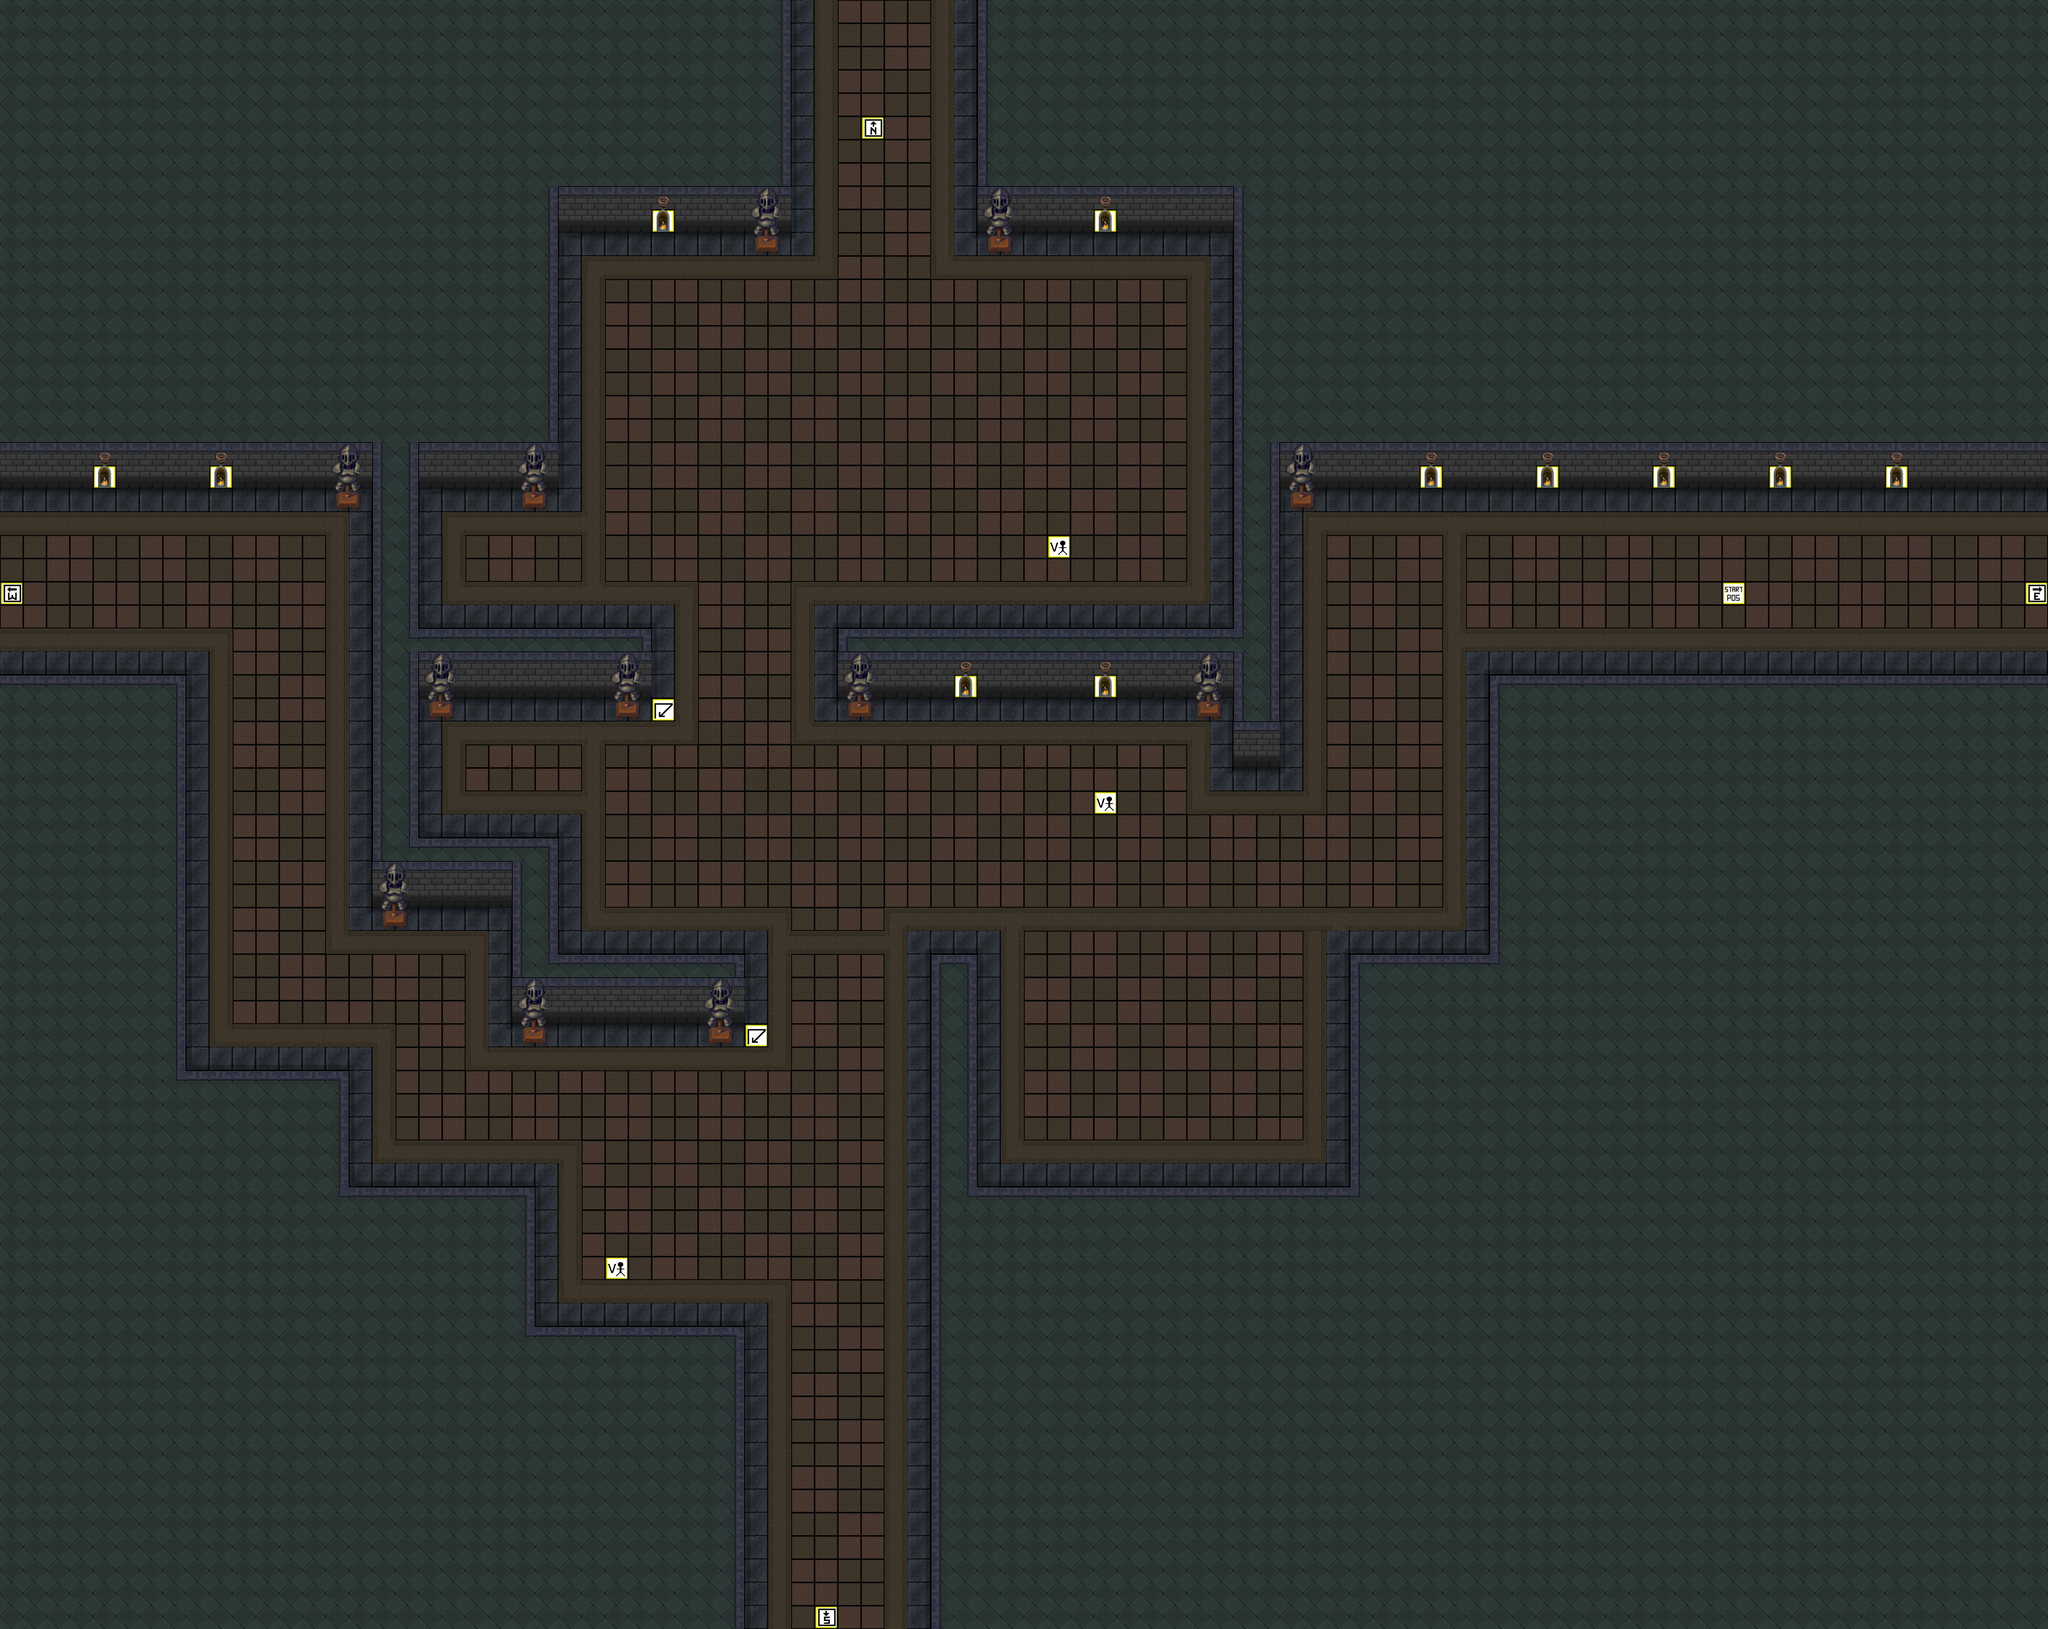

The image is a tile-based game level rendered from a .tmx file. Its description and source (layers, tilesets, objects; grid data summarised) follow:
An orthogonal 88x70 tile map with 64x64 px tiles, 3 tile layers (game tiles, extra game tiles, marker tiles), 2 tilesets and 19 objects (19x Collision).

<map version="1.2" tiledversion="1.3.5" orientation="orthogonal" renderorder="left-up" compressionlevel="0" width="88" height="70" tilewidth="64" tileheight="64" infinite="0" nextlayerid="67" nextobjectid="878">
 <tileset firstgid="1" name="marker_tiles" tilewidth="64" tileheight="64" tilecount="100" columns="10">
  <image source="marker_tiles.png" width="640" height="640" />
 </tileset>
 <tileset firstgid="101" name="tileset2" tilewidth="64" tileheight="64" tilecount="616" columns="22">
  <image source="tileset2.png" width="1408" height="1792" />
 </tileset>
 <layer id="62" name="game tiles" width="88" height="70">
  <data>[6160 cells, 6160 non-empty, 34 distinct tile ids]</data>
 </layer>
 <layer id="63" name="extra game tiles" width="88" height="70">
  <data>[6160 cells, 94 non-empty, 8 distinct tile ids]</data>
 </layer>
 <layer id="64" name="marker tiles" width="88" height="70">
  <data>[6160 cells, 21 non-empty, 8 distinct tile ids]</data>
 </layer>
 <objectgroup color="#ffaa00" id="42" name="collision" visible="0">
  <object id="833" name="Wall" type="Collision" x="0" y="1856" width="512" height="2624" />
  <object id="834" name="Wall" type="Collision" x="512" y="3648" width="1536" height="832" />
  <object id="835" name="Wall" type="Collision" x="4096" y="1856" width="1536" height="768" />
  <object id="837" name="Wall" type="Collision" x="3392" y="640" width="2240" height="704" />
  <object id="839" name="Wall" type="Collision" x="2688" y="0" width="2944" height="640" />
  <object id="840" name="Wall" type="Collision" x="0" y="0" width="1536" height="1344" />
  <object id="853" name="Wall" type="Collision" x="1024" y="2304" width="384" height="192" />
  <object id="854" name="Wall" type="Collision" x="1408" y="2304" width="128" height="320" />
  <object id="858" name="Wall" type="Collision" x="3712" y="2624" width="1920" height="1856" />
  <object id="864" name="Wall" type="Collision" x="3392" y="1344" width="128" height="768" />
  <object id="866" name="Wall" type="Collision" x="2304" y="1728" width="1088" height="192" />
  <object id="868" name="Wall" type="Collision" x="1024" y="1344" width="128" height="960" />
  <object id="869" name="Wall" type="Collision" x="512" y="2944" width="448" height="704" />
  <object id="870" name="Wall" type="Collision" x="960" y="3264" width="512" height="384" />
  <object id="872" name="Wall" type="Collision" x="1408" y="2624" width="640" height="192" />
  <object id="874" name="Wall" type="Collision" x="2560" y="2624" width="128" height="640" />
  <object id="875" name="Wall" type="Collision" x="2560" y="3264" width="1152" height="1216" />
  <object id="876" name="Wall" type="Collision" x="1536" y="0" width="640" height="640" />
  <object id="877" name="Wall" type="Collision" x="1152" y="1728" width="640" height="192" />
 </objectgroup>
</map>
